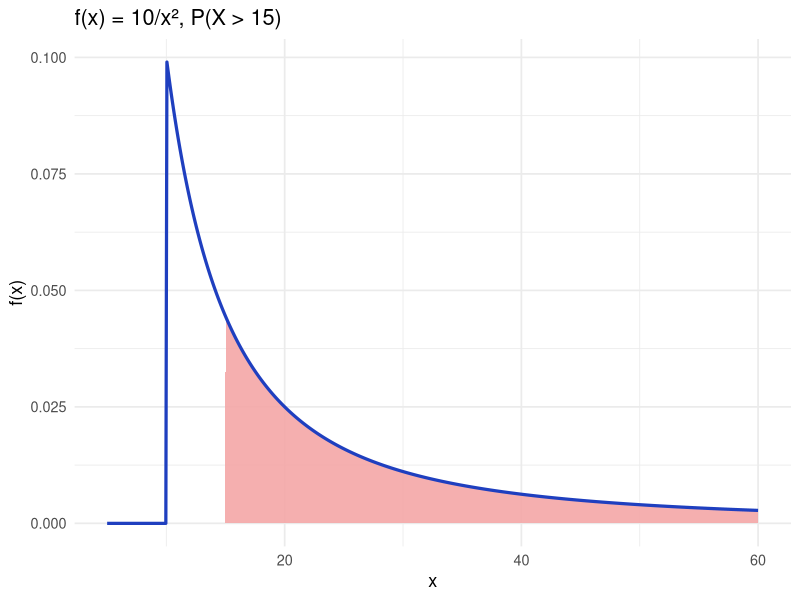
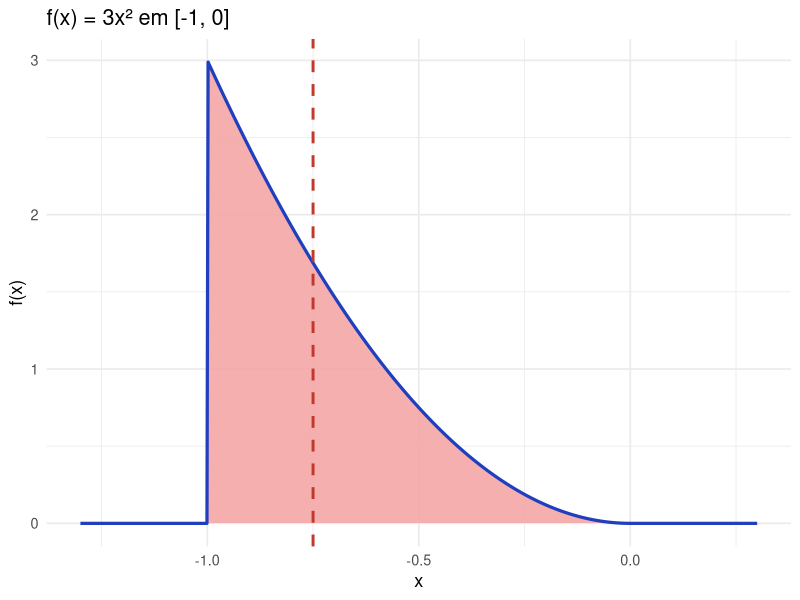
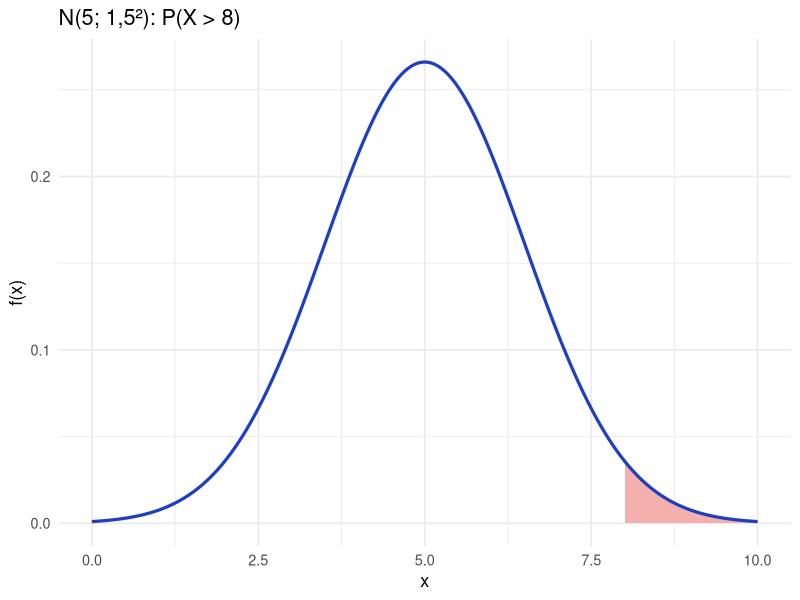

Generate these figures, in order, with R:
## ---- chunk 1
knitr::opts_chunk$set(echo = TRUE, warning = FALSE, message = FALSE, fig.retina = 2,
                      dev.args = list(bg = "transparent"))
suppressPackageStartupMessages({library(tidyverse); library(patchwork)})
area <- function(f, xlim, a, b, titulo = NULL, ylab = "f(x)", n = 600) {
  d <- tibble(x = seq(xlim[1], xlim[2], length.out = n), y = f(x))
  ggplot(d, aes(x, y)) + geom_area(data = filter(d, x >= a, x <= b), fill = "#f4a6a6", alpha = 0.9) +
    geom_line(color = "#1f3fbf", linewidth = 1.1) + labs(x = "x", y = ylab, title = titulo) + theme_minimal(base_size = 13)
}
## ---- chunk 2
area(function(x) ifelse(x >= 10, 10 / x^2, 0), c(5, 60), 15, 60, "f(x) = 10/x², P(X > 15)")
## ---- chunk 3
area(function(x) ifelse(x >= -1 & x <= 0, 3 * x^2, 0), c(-1.3, 0.3), -1, 0, "f(x) = 3x² em [-1, 0]") +
  geom_vline(xintercept = -0.75, color = "#c0392b", linetype = "dashed", linewidth = 1)
## ---- chunk 4
area(function(x) dnorm(x, 5, 1.5), c(0, 10), 8, 10, "N(5; 1,5²): P(X > 8)")
## ---- chunk 5
c(ex1 = integrate(function(x) 10 / x^2, 15, Inf)$value,
  ex2 = integrate(function(x) x * 3 * x^2, -1, 0)$value,
  ex4 = 1 - punif(30, 10, 40))
c(ex5a = 1 - pnorm(8, 5, 1.5), ex5b = qnorm(0.9, 5, 1.5))
c(ex6a = 1 - pnorm(12, 15, 2), ex6b = pnorm(18, 15, 2) - pnorm(12, 15, 2), ex6c = qnorm(0.05, 15, 2))
p_def <- 1 - (pnorm(20.2, 20, 0.1) - pnorm(19.8, 20, 0.1))
c(ex7 = (1 - dpois(0, 2)) * (1 - pnorm(7000, 5000, 1200)), ex8a = p_def, ex8b = 1 - (1 - p_def)^10)
